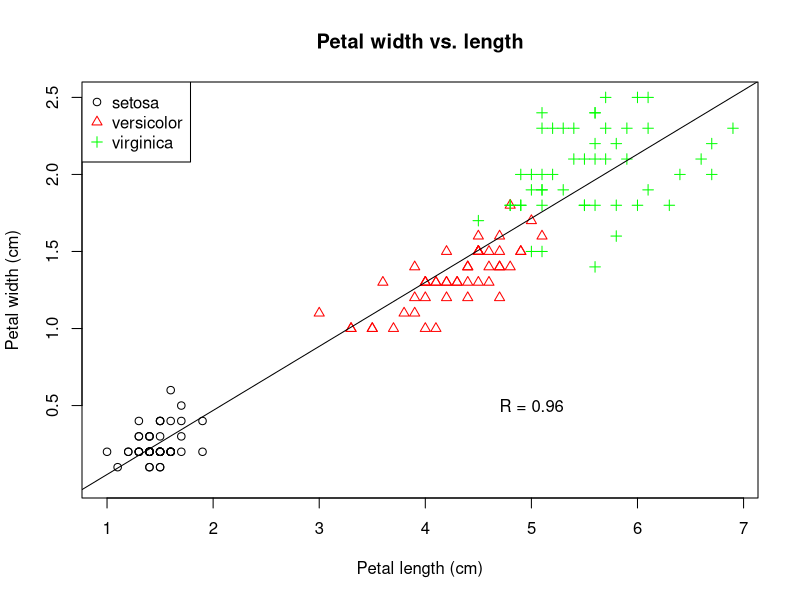
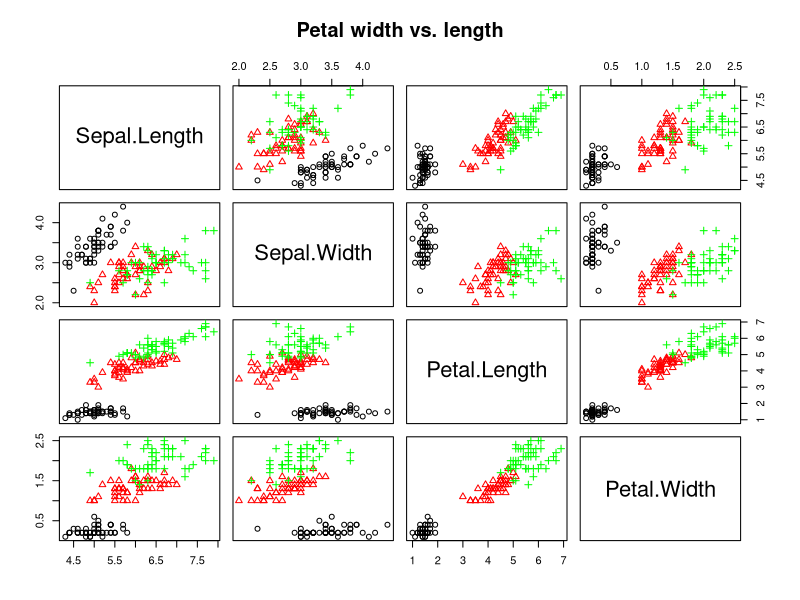

These figures' R source, in order:
data("iris")
pdf(file = "outputs/Scatter_plot_1.pdf", paper = "A4r")

# Use the iris dataset to reproduce the plot (by "plot")
d.setosa<-iris[iris$Species=='setosa',]
d.versicolor<-iris[iris$Species=='versicolor',]  
d.virginica<-iris[iris$Species=='virginica',] 
  
x_range <- range(1, iris$Petal.Length)
y_range <- range(0, iris$Petal.Width)
x_range
y_range

plot(d.setosa$Petal.Length, d.setosa$Petal.Width,
     xlim=x_range ,ylim=y_range, main="Petal width vs. length",
     xlab="Petal length (cm)", ylab="Petal width (cm)", axes=FALSE)
lines(d.versicolor$Petal.Length, d.versicolor$Petal.Width,
      type = "p", pch=2, col="red", xlim=x_range ,ylim=y_range, axes=FALSE, ann=FALSE)
lines(d.virginica$Petal.Length, d.virginica$Petal.Width,
      type = "p", pch=3, col="green", xlim=x_range ,ylim=y_range, axes=FALSE, ann=FALSE)

axis(1, at=seq(1,7))
axis(2, at=seq(0.5, 2.5,by=0.5))
box()

legend("topleft", legend=c("setosa","versicolor","virginica"),
       col=c("black","red","green"), pch=1:2:3 )

abline(lm(iris$Petal.Width ~ iris$Petal.Length), col="black")
text(5, 0.5, paste("R =", round(cor(iris$Petal.Length, iris$Petal.Width), 2)))

dev.off()

# Explore the function pairs allowing to generate a matrix of scatter plots between variables pairs

pdf(file = "outputs/Scatter_plot_2.pdf", paper = "A4r")

pairs(iris[1:4], 
      col=c("black", "red", "green")[iris$Species], 
      pch=c(1, 2, 3)[iris$Species], 
      main="Petal width vs. length")

dev.off()